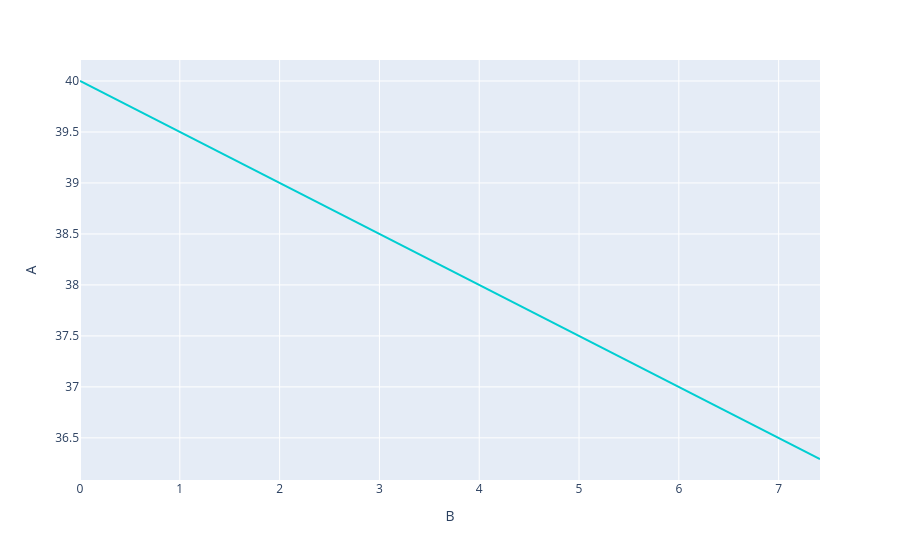

Notebook cell for this chart:
### Code cell
plot_1 = PlotlyHelper.plot_pandas(df=df, x_var="B", fields="A", show=True)

### Figure 1 — Plotly figure (JSON) as saved in the notebook; plotly's stock layout.template omitted (floating-point values rounded to 4 significant figures)
{"data": [{"hovertemplate": "B=%{x}<br>A=%{y}<extra></extra>", "legendgroup": "", "line": {"color": "darkturquoise", "dash": "solid", "shape": "linear"}, "marker": {"symbol": "circle"}, "mode": "lines", "name": "", "orientation": "v", "showlegend": false, "type": "scatter", "x": [0, 0.48, 1.193, 1.747, 2.281, 2.79, 3.272, 3.721, 4.346, 4.891, 5.591, 6.386, 7.087, 7.412, 7.358, 7.415], "xaxis": "x", "y": [40, 39.76, 39.4, 39.13, 38.86, 38.6, 38.36, 38.14, 37.83, 37.55, 37.2, 36.81, 36.46, 36.29, 36.32, 36.29], "yaxis": "y"}], "layout": {"autosize": true, "legend": {"tracegroupgap": 0}, "margin": {"t": 60}, "xaxis": {"anchor": "y", "autorange": true, "domain": [0, 1], "range": [0, 7.415], "title": {"text": "B"}, "type": "linear"}, "yaxis": {"anchor": "x", "autorange": true, "domain": [0, 1], "range": [36.09, 40.21], "title": {"text": "A"}, "type": "linear"}}}
